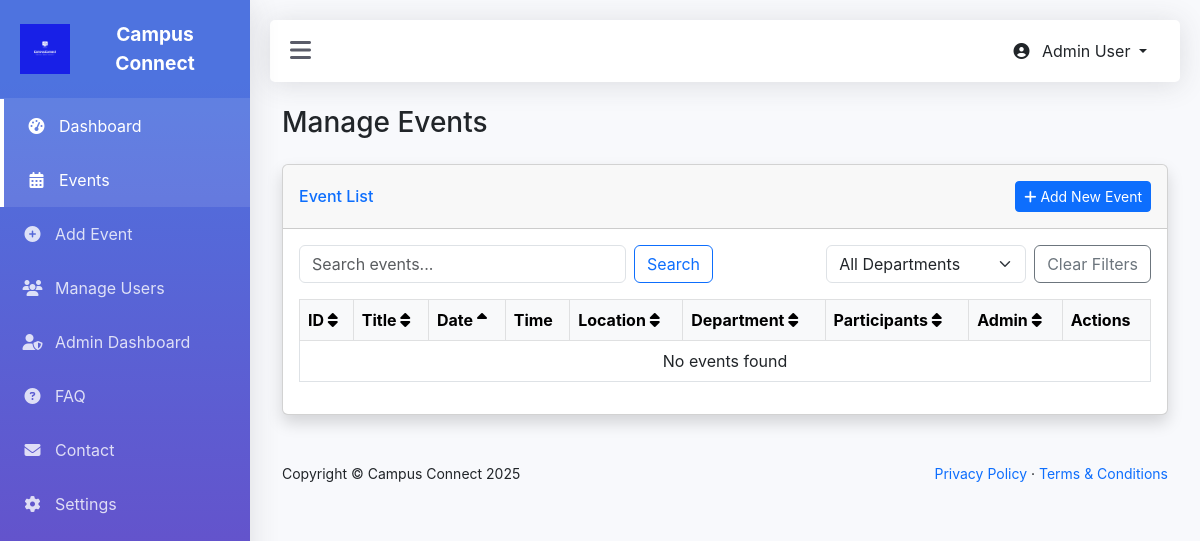
Before: /admin/events.php with the older database file.
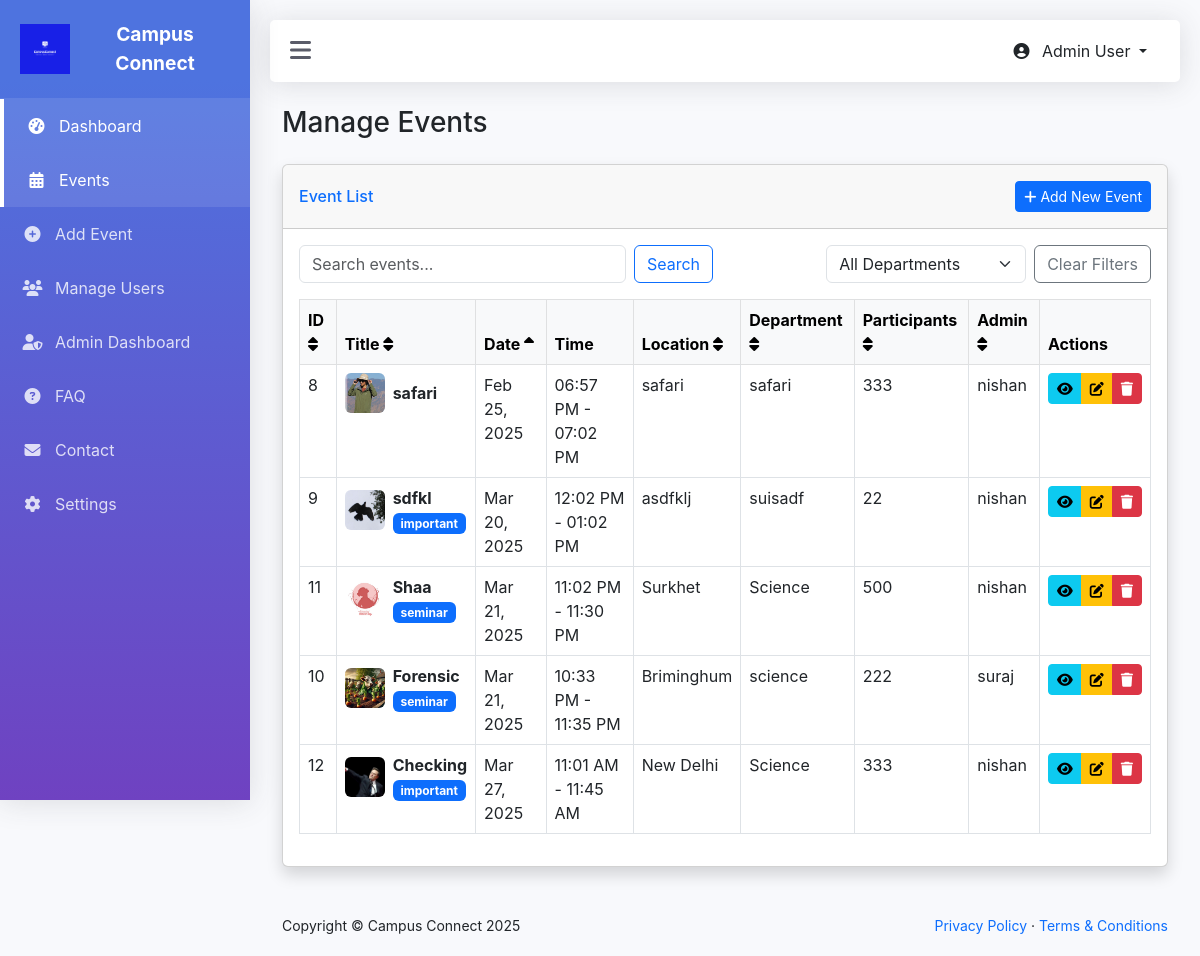
After: the same page with the newer database file.
### tables this page shows
CREATE TABLE `events` (
  `event_id` int(11) NOT NULL,
  `admin_id` int(11) NOT NULL,
  `title` varchar(255) NOT NULL,
  `description` text DEFAULT NULL,
  `event_date` date NOT NULL,
  `start_time` time NOT NULL,
  `end_time` time NOT NULL,
  `location` varchar(255) NOT NULL,
  `latitude` decimal(10,7) DEFAULT NULL,
  `longitude` decimal(10,7) DEFAULT NULL,
  `speakers` text DEFAULT NULL,
  `department` varchar(100) DEFAULT NULL,
  `topic` varchar(100) DEFAULT NULL,
  `tag` varchar(100) DEFAULT NULL,
  `estimated_participants` int(11) DEFAULT 0,
  `event_image_original` varchar(255) DEFAULT NULL,
  `event_image_resized` varchar(255) DEFAULT NULL,
  `created_at` timestamp NOT NULL DEFAULT current_timestamp(),
  `updated_at` timestamp NOT NULL DEFAULT current_timestamp() ON UPDATE current_timestamp()
);

### admin/events.php (the view, shortened to what this page needs)
<?php
require_once '../config.php';
$orderBy = isset($_GET['orderby']) ? $_GET['orderby'] : 'event_date';
$order = isset($_GET['order']) ? $_GET['order'] : 'ASC';
$search = isset($_GET['search']) ? $_GET['search'] : '';
$searchCondition = '';
$searchParams = [];
$recordsPerPage = 10;
$page = isset($_GET['page']) ? (int)$_GET['page'] : 1;
$offset = ($page - 1) * $recordsPerPage;
$countSql = "SELECT COUNT(*) as total FROM events" . $searchCondition;
$countStmt = $conn->prepare($countSql);
$countStmt->execute();
$countResult = $countStmt->get_result();
$sql = "SELECT events.*, admins.username AS admin_username FROM events
        INNER JOIN admins ON events.admin_id = admins.admin_id" .
       $searchCondition .
       " ORDER BY $orderBy $order LIMIT ?, ?";
$stmt = $conn->prepare($sql);
$bindParams = $searchParams;
$bindParams[] = $offset;
$bindParams[] = $recordsPerPage;
$types = str_repeat('s', count($searchParams)) . 'ii';
$stmt->bind_param($types, ...$bindParams);
$stmt->execute();
$result = $stmt->get_result();
include_once 'header.php';
?>
<div class="container-fluid">
    <h1 class="h3 mb-4 text-gray-800">Manage Events</h1>
    <div class="card shadow mb-4">
        <div class="card-header py-3 d-flex flex-row align-items-center justify-content-between">
            <h6 class="m-0 font-weight-bold text-primary">Event List</h6>
            <a href="add-event.php" class="btn btn-primary btn-sm">
                <i class="fas fa-plus"></i> Add New Event
            </a>
        </div>
        <div class="card-body">
            <div class="row mb-3">
                <div class="col-md-6">
                    <form id="searchForm" class="d-flex" method="get" action="">
                        <input type="text" name="search" class="form-control me-2" placeholder="Search events..."
                               value="<?php echo htmlspecialchars($search); ?>">
                        <button type="submit" class="btn btn-outline-primary">Search</button>
                    </form>
                </div>
                <div class="col-md-6">
                    <div class="d-flex justify-content-end">
                        <select id="departmentFilter" class="form-select me-2" style="max-width: 200px;">
                            <option value="">All Departments</option>
                        </select>
                        <button id="clearFilters" class="btn btn-outline-secondary">Clear Filters</button>
                    </div>
                </div>
            </div>
            <div class="table-responsive">
                <table class="table table-bordered table-hover" id="eventsTable" width="100%" cellspacing="0">
                    <thead class="table-light">
                    <tr>
                        <th class="sortable" data-column="event_id">
                            ID
                            <?php if ($orderBy == 'event_id'): ?>
                                <i class="fas fa-sort-<?php echo $order == 'ASC' ? 'up' : 'down'; ?>"></i>
                            <?php else: ?>
                                <i class="fas fa-sort"></i>
                            <?php endif; ?>
                        </th>
                        <th class="sortable" data-column="title">
                            Title
                            <?php if ($orderBy == 'title'): ?>
                                <i class="fas fa-sort-<?php echo $order == 'ASC' ? 'up' : 'down'; ?>"></i>
                            <?php else: ?>
                                <i class="fas fa-sort"></i>
                            <?php endif; ?>
                        </th>
                        <th class="sortable" data-column="event_date">
                            Date
                            <?php if ($orderBy == 'event_date'): ?>
                                <i class="fas fa-sort-<?php echo $order == 'ASC' ? 'up' : 'down'; ?>"></i>
                            <?php else: ?>
                                <i class="fas fa-sort"></i>
                            <?php endif; ?>
                        </th>
                        <th>Time</th>
                        <th class="sortable" data-column="location">
                            Location
                            <?php if ($orderBy == 'location'): ?>
                                <i class="fas fa-sort-<?php echo $order == 'ASC' ? 'up' : 'down'; ?>"></i>
                            <?php else: ?>
                                <i class="fas fa-sort"></i>
                            <?php endif; ?>
                        </th>
                        <th class="sortable" data-column="department">
                            Department
                            <?php if ($orderBy == 'department'): ?>
                                <i class="fas fa-sort-<?php echo $order == 'ASC' ? 'up' : 'down'; ?>"></i>
                            <?php else: ?>
                                <i class="fas fa-sort"></i>
                            <?php endif; ?>
                        </th>
                        <th class="sortable" data-column="estimated_participants">
                            Participants
                            <?php if ($orderBy == 'estimated_participants'): ?>
                                <i class="fas fa-sort-<?php echo $order == 'ASC' ? 'up' : 'down'; ?>"></i>
                            <?php else: ?>
                                <i class="fas fa-sort"></i>
                            <?php endif; ?>
                        </th>
                        <th class="sortable" data-column="admin_id">
                            Admin
                            <?php if ($orderBy == 'admin_id'): ?>
                                <i class="fas fa-sort-<?php echo $order == 'ASC' ? 'up' : 'down'; ?>"></i>
                            <?php else: ?>
                                <i class="fas fa-sort"></i>
                            <?php endif; ?>
                        </th>
                        <th>Actions</th>
                    </tr>
                    </thead>
                    <tbody>
                    <?php if ($result->num_rows > 0): ?>
                        <?php while ($row = $result->fetch_assoc()): ?>
                            <tr>
                                <td><?php echo $row['event_id']; ?></td>
                                <td>
                                    <div class="d-flex align-items-center">
                                        <?php if (!empty($row['event_image_resized'])): ?>
                                            <img src="<?php echo htmlspecialchars($row['event_image_resized']); ?>"
                                                 class="rounded me-2" style="width: 40px; height: 40px; object-fit: cover;"
                                                 alt="Event Image">
                                        <?php endif; ?>
                                        <div>
                                            <div class="fw-bold"><?php echo htmlspecialchars($row['title']); ?></div>
                                            <?php if (!empty($row['tag'])): ?>
                                                <span class="badge bg-primary"><?php echo htmlspecialchars($row['tag']); ?></span>
                                            <?php endif; ?>
                                        </div>
                                    </div>
                                </td>
                                <td><?php echo date('M d, Y', strtotime($row['event_date'])); ?></td>
                                <td><?php echo date('h:i A', strtotime($row['start_time'])) . ' - ' . date('h:i A', strtotime($row['end_time'])); ?></td>
                                <td><?php echo htmlspecialchars($row['location']); ?></td>
                                <td><?php echo htmlspecialchars($row['department']); ?></td>
                                <td><?php echo $row['estimated_participants']; ?></td>
                                <td><?php echo htmlspecialchars($row['admin_username']); ?></td>
                                <td>
                                    <div class="btn-group" role="group">
                                        <a href="../event_details.php?id=<?php echo $row['event_id']; ?>"
                                           class="btn btn-info btn-sm">
                                            <i class="fas fa-eye"></i>
                                        </a>
                                        <a href="edit-event.php?id=<?php echo $row['event_id']; ?>"
                                           class="btn btn-warning btn-sm">
                                            <i class="fas fa-edit"></i>
                                        </a>
                                        <button type="button" class="btn btn-danger btn-sm delete-event"
                                                data-id="<?php echo $row['event_id']; ?>"
                                                data-title="<?php echo htmlspecialchars($row['title']); ?>">
                                            <i class="fas fa-trash"></i>
                                        </button>
                                    </div>
                                </td>
                            </tr>
                        <?php endwhile; ?>
                    <?php else: ?>
                        <tr>
                            <td colspan="9" class="text-center">No events found</td>
                        </tr>
                    <?php endif; ?>
                    </tbody>
                </table>
            </div>
        </div>
    </div>
</div>
<?php
include_once 'footer.php';
?>

### admin/header.php (shortened to what this page needs)
<!DOCTYPE html>
<html lang="en">
<head>
    <link href="https://cdn.jsdelivr.net/npm/bootstrap@5.3.0/dist/css/bootstrap.min.css" rel="stylesheet">
    <link rel="stylesheet" href="https://cdnjs.cloudflare.com/ajax/libs/font-awesome/6.4.0/css/all.min.css">
</head>
<body>
    <nav class="sidebar">
        <div class="sidebar-header">
            <div class="d-flex align-items-center justify-content-center">
                <img src="../imgs/logo.png" alt="Campus Connect" class="campus-logo">
                <div class="brand-text">Campus Connect</div>
            </div>
        </div>
        <ul class="sidebar-nav">
            <li class="active">
                <a href="dashboard.php">
                    <i class="fas fa-tachometer-alt"></i>
                    <span>Dashboard</span>
                </a>
            </li>
            <li>
                <a href="events.php">
                    <i class="fas fa-calendar-alt"></i>
                    <span>Events</span>
                </a>
            </li>
            <li>
                <a href="add-event.php">
                    <i class="fas fa-plus-circle"></i>
                    <span>Add Event</span>
                </a>
            </li>
            <li>
                <a href="users.php">
                    <i class="fas fa-users"></i>
                    <span>Manage Users</span>
                </a>
            </li>
            <li>
    <a href="admin_management.php">
        <i class="fas fa-user-shield"></i>
        <span>Admin Dashboard</span>
    </a>
</li>
<li>
    <a href="faqs.php">
        <i class="fas fa-question-circle"></i>
        <span>FAQ</span>
    </a>
</li>
<li>
    <a href="contact_form.php">
        <i class="fas fa-envelope"></i>
        <span>Contact</span>
    </a>
</li>
            <li>
                <a href="settings.php">
                    <i class="fas fa-cog"></i>
                    <span>Settings</span>
                </a>
            </li>
        </ul>
    </nav>
    <div class="main-content">
        <div class="topbar">
            <button class="sidebar-toggle" id="sidebarToggle">
                <i class="fas fa-bars"></i>
            </button>
            <div class="navbar-dropdown">
                <div class="dropdown">
                    <button class="btn dropdown-toggle" type="button" id="userDropdown" data-bs-toggle="dropdown" aria-expanded="false">
                        <i class="fas fa-user-circle me-2"></i>
                        Admin User
                    </button>
                </div>
            </div>
        </div>

### admin/footer.php (shortened to what this page needs)
        <footer class="mt-5">
            <div class="container-fluid">
                <div class="row">
                    <div class="col-md-6 small">
                        Copyright &copy; Campus Connect 2025
                    </div>
                    <div class="col-md-6 text-md-end small">
                        <a href="#" class="text-decoration-none">Privacy Policy</a>
                        &middot;
                        <a href="#" class="text-decoration-none">Terms &amp; Conditions</a>
                    </div>
                </div>
            </div>
        </footer>
    </div>
</body>
</html>

### admin/header.php (style rules this page uses)
:root { --primary: #4e73df; --secondary: #6f42c1; --success: #1cc88a; --info: #36b9cc; --warning: #f6c23e; --danger: #e74a3b; --light: #f8f9fc; --dark: #5a5c69; --sidebar-width: 250px; }
body { font-family: 'Nunito', -apple-system, BlinkMacSystemFont, 'Segoe UI', Roboto, 'Helvetica Neue', Arial, sans-serif; background-color: #f8f9fc; overflow-x: hidden; }
.campus-logo { max-height: 50px; margin-right: 10px; }
.brand-text { font-weight: 700; color: #fff; font-size: 1.2rem; }
.sidebar { width: var(--sidebar-width); background: linear-gradient(180deg, var(--primary) 10%, var(--secondary) 100%); position: fixed; height: 100vh; left: 0; top: 0; transition: all 0.3s; z-index: 999; box-shadow: 0 0.15rem 1.75rem 0 rgba(58, 59, 69, 0.15); }
.sidebar-header { padding: 20px; text-align: center; border-bottom: 1px solid rgba(255, 255, 255, 0.1); }
.sidebar-nav { padding: 0; list-style: none; }
.sidebar-nav li { position: relative; margin: 0; padding: 0; }
.sidebar-nav li a { display: flex; align-items: center; text-decoration: none; color: rgba(255, 255, 255, 0.8); padding: 15px 20px; transition: all 0.3s; }
.sidebar-nav li a:hover, .sidebar-nav li.active a { color: #fff; background: rgba(255, 255, 255, 0.1); border-left: 4px solid #fff; }
.sidebar-nav li a i { margin-right: 10px; width: 25px; text-align: center; }
.main-content { margin-left: var(--sidebar-width); padding: 20px; transition: all 0.3s; }
.topbar { background-color: #fff; box-shadow: 0 0.15rem 1.75rem 0 rgba(58, 59, 69, 0.15); position: relative; z-index: 1; padding: 12px 20px; display: flex; justify-content: space-between; align-items: center; margin-bottom: 24px; border-radius: 5px; }
.sidebar-toggle { background: none; border: none; color: var(--dark); font-size: 1.5rem; cursor: pointer; padding: 0 15px 0 0; }

Changed rows visible on the page:
added events: event_id "8", event_image_resized (picture), title "safari", event_date "Feb 25, 2025", start_time "06:57 PM", end_time "07:02 PM", location "safari", department "safari", estimated_participants "333", admin.username "nishan"
added events: event_id "9", event_image_resized (picture), title "sdfkl", tag "important", event_date "Mar 20, 2025", start_time "12:02 PM", end_time "01:02 PM", location "asdfklj", department "suisadf", estimated_participants "22", admin.username "nishan"
added events: event_id "11", event_image_resized (picture), title "Shaa", tag "seminar", event_date "Mar 21, 2025", start_time "11:02 PM", end_time "11:30 PM", location "Surkhet", department "Science", estimated_participants "500", admin.username "nishan"
added events: event_id "10", event_image_resized (picture), title "Forensic", tag "seminar", event_date "Mar 21, 2025", start_time "10:33 PM", end_time "11:35 PM", location "Briminghum", department "science", estimated_participants "222", admin.username "suraj"
added events: event_id "12", event_image_resized (picture), title "Checking", tag "important", event_date "Mar 27, 2025", start_time "11:01 AM", end_time "11:45 AM", location "New Delhi", department "Science", estimated_participants "333", admin.username "nishan"
Other visible differences:
text no longer shown: "No events found"
